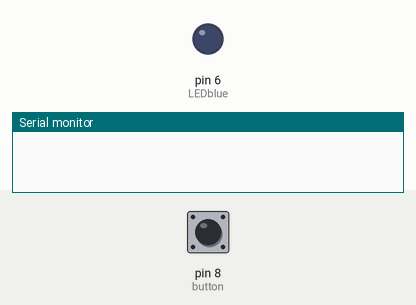
Simulated run of this sketch. Board: Arduino Uno, built with avr-gcc and run on an emulated ATmega328P. Parts: output pins drawn as LEDs (lit = HIGH), the last lines printed to the serial monitor. The inputs (shaded band) are chosen by the test bench; at power-on: pin 8 (button) LOW.

Above: at 1.2 s.
1.3 s: pin 8 (button) pulled HIGH for 1 s
At 1.82 s:
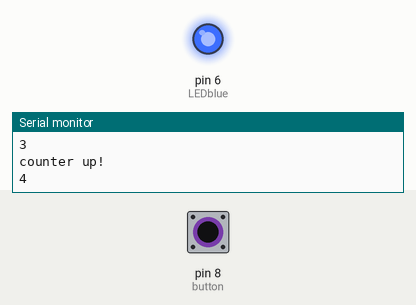
4.3 s: pin 8 (button) pulled HIGH for 3.2 s
At 7.9 s:
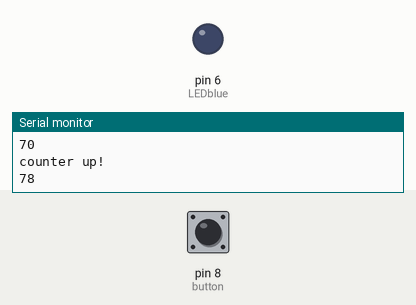
Timing chart, 0 to 9.4 s (numbered marks = the images above; inputs shaded):
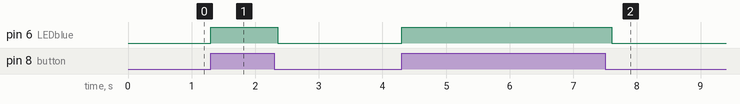

Measured:
- after the input at 1.3 s, pin 6 (LEDblue): LOW → HIGH at once, → LOW 1.1 s later
- after the input at 4.3 s, pin 6 (LEDblue): LOW → HIGH at once, → LOW 3.3 s later

The sketch:

button-light.ino
```cpp
int LEDblue=6; //The word “LEDblue” stands for the value 6.
int button=8; //The word “button” stands for the value 7.
int buttonstatus=0;
int lastState=LOW;
int counter = 0;
float acc = 1;
//The word “buttonstatus” stands for the value 0. Later
//on there will be safed wheter the button is pushed or not.
void setup() {
	Serial.begin(9600);
//The setup starts here
pinMode(LEDblue, OUTPUT);
pinMode(button, INPUT);
//The pin connected to the LED (pin 6) is an output
//The pin connected to the button (pin 7) is an input.
}

void loop()
{
//with this bracket the loop part starts
buttonstatus=digitalRead(button);
//The value on pin 7 is read out (command:
//digitalRead). The result will be safed under “buttonstatus”. (HIGH means 5V
//and LOW means 0V)
if (buttonstatus == HIGH)
{
		counter = counter + (int)(acc * 1);
		acc *= 1.11;
		 Serial.println("counter up!");
		 Serial.println(counter);
//		delay(150);

//If the button gets pushed (high voltage value)...
//open program part of the IF-command
digitalWrite(LEDblue, HIGH);
 delay(150);
//5000 miliseconds (5 seconds) long
digitalWrite(LEDblue, LOW);
}
//...the LED should light up
//after 5seconds the LED should turn off
//close the program part of the IF-command
else
{
//open the program part of the else-command
digitalWrite(LEDblue, LOW);
acc = 1;
//the LED shouldn't light up
} //close the program part of the else-command
} //with this bracket the whole loop parts gets closed
```
